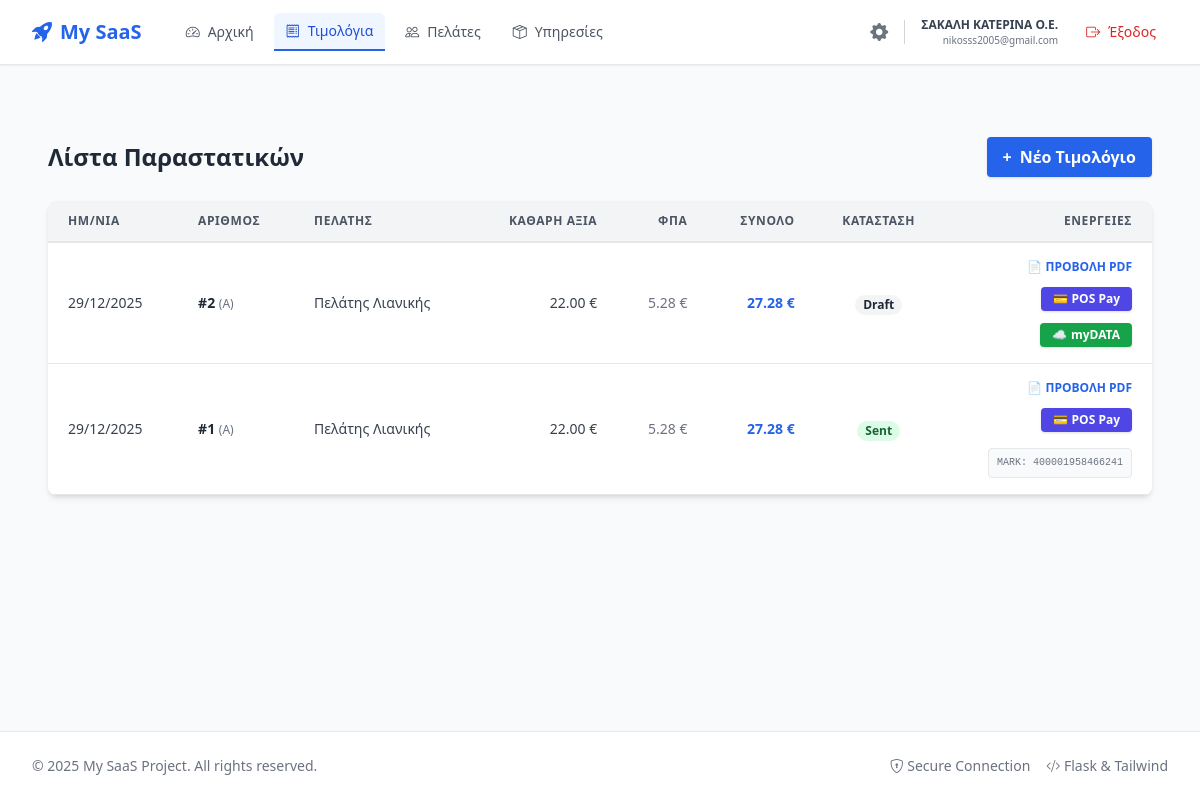
The page /invoices (signed in) on the database its author committed.
### app/models/user.py (models this page shows, shortened)
class User(UserMixin, db.Model):
    __tablename__ = 'users'
    id = db.Column(db.Integer, primary_key=True)
    email = db.Column(db.String(120), unique=True, nullable=False)
    password_hash = db.Column(db.String(256), nullable=False)
    plan_id = db.Column(db.Integer, db.ForeignKey('subscription_plans.id'), nullable=True, default=1)
    subscription_expires = db.Column(db.DateTime, nullable=True)
    billing_cycle = db.Column(db.String(20), default='monthly')
    auto_renew = db.Column(db.Boolean, default=False)
    is_email_verified = db.Column(db.Boolean, default=False)
    last_login_at = db.Column(db.DateTime, nullable=True)
    last_login_ip = db.Column(db.String(50), nullable=True)
    created_at = db.Column(db.DateTime, default=lambda: datetime.now(timezone.utc))
    afm = db.Column(db.String(20), nullable=True)
    company_title = db.Column(db.String(200), nullable=True)
    profession = db.Column(db.String(200), nullable=True)
    address = db.Column(db.String(200), nullable=True)
    doy = db.Column(db.String(100), nullable=True)
    aade_user_id = db.Column(db.String(500), nullable=True)
    aade_key = db.Column(db.String(500), nullable=True)
    plan = db.relationship('SubscriptionPlan', backref='users')

### app/models/invoice.py (models this page shows, shortened)
class Invoice(db.Model):
    __tablename__ = 'invoices'
    id = db.Column(db.Integer, primary_key=True)
    user_id = db.Column(db.Integer, db.ForeignKey('users.id'), nullable=False)
    customer_id = db.Column(db.Integer, db.ForeignKey('customers.id'), nullable=True)
    customer_name = db.Column(db.String(200), nullable=True)
    customer_afm = db.Column(db.String(20), nullable=True)
    customer_address = db.Column(db.String(200), nullable=True)
    customer_doy = db.Column(db.String(100), nullable=True)
    series = db.Column(db.String(10), default='A')  # Σειρά (π.χ. Α)
    number = db.Column(db.Integer, nullable=False)  # Αύξων Αριθμός
    issue_date = db.Column(db.Date, default=lambda: datetime.now(timezone.utc).date())
    issue_time = db.Column(db.Time, default=lambda: datetime.now(timezone.utc).time())
    invoice_type = db.Column(db.String(20), nullable=False, default="1.1")
    net_value = db.Column(db.Float, default=0.0)  # Καθαρή Αξία
    vat_value = db.Column(db.Float, default=0.0)  # Αξία ΦΠΑ
    total_value = db.Column(db.Float, default=0.0)  # Σύνολο Πληρωτέο
    payment_method = db.Column(db.String(50), default="3")
    is_paid = db.Column(db.Boolean, default=False)
    transaction_id = db.Column(db.String(255), nullable=True)  # Το Transaction ID της Viva
    paid_at = db.Column(db.DateTime, nullable=True)  # Πότε έγινε η πληρωμή
    status = db.Column(db.String(20), default='draft')
    mydata_mark = db.Column(db.String(100), nullable=True)  # ΜΑΡΚ Έκδοσης
    mydata_uid = db.Column(db.String(100), nullable=True)  # UID Αναγνωριστικό
    cancel_mark = db.Column(db.String(100), nullable=True)  # ΜΑΡΚ Ακύρωσης (αν ακυρωθεί)
    pdf_path = db.Column(db.String(500), nullable=True)  # Π.χ. /static/invoices/INV-A-1.pdf
    user = db.relationship('User', backref=db.backref('invoices', lazy=True))
    customer = db.relationship('Customer', backref=db.backref('invoices', lazy=True))

### app/main/routes.py (the view)
@main.route('/invoices')
@login_required
def invoices():
    all_invoices = Invoice.query.filter_by(user_id=current_user.id) \
        .order_by(Invoice.issue_date.desc(), Invoice.number.desc()) \
        .all()
    return render_template('invoices.html', invoices=all_invoices)

### app/__init__.py (called while the page is built)
def create_app():
    app = Flask(__name__)
    app.config.from_object(Config)
    db.init_app(app)
    login_manager.init_app(app)
    login_manager.login_view = 'auth.login'
    login_manager.login_message_category = 'info'
    with app.app_context():
        from .models import user
        from .models import customer
        from .models import product
        from .models import invoice
        from .models import subscription
        from .models import security
        from .models import audit
        @login_manager.user_loader
        def load_user(user_id):
            return user.User.query.get(int(user_id))
        from .auth import auth as auth_blueprint
        app.register_blueprint(auth_blueprint, url_prefix='/auth')
        from .main import main as main_blueprint
        app.register_blueprint(main_blueprint)
        db.create_all()
    return app

### app/templates/invoices.html (shortened to what this page needs)
{% extends "base.html" %}
{% block content %}
<div class="max-w-7xl mx-auto mt-8 px-4 sm:px-6 lg:px-8">
    <div class="flex justify-between items-center mb-6">
        <h2 class="text-2xl font-bold text-gray-800">Λίστα Παραστατικών</h2>
        <a href="{{ url_for('main.new_invoice') }}" class="bg-blue-600 hover:bg-blue-700 text-white font-bold py-2 px-4 rounded shadow flex items-center gap-2 text-sm sm:text-base">
            <span>+</span> <span class="hidden sm:inline">Νέο Τιμολόγιο</span><span class="sm:hidden">Νέο</span>
        </a>
    </div>
    <div class="hidden md:block bg-white shadow-md rounded-lg overflow-hidden">
        <table class="min-w-full leading-normal">
            <thead>
                <tr>
                    <th class="px-5 py-3 border-b-2 border-gray-200 bg-gray-100 text-left text-xs font-semibold text-gray-600 uppercase tracking-wider">Ημ/νια</th>
                    <th class="px-5 py-3 border-b-2 border-gray-200 bg-gray-100 text-left text-xs font-semibold text-gray-600 uppercase tracking-wider">Αριθμός</th>
                    <th class="px-5 py-3 border-b-2 border-gray-200 bg-gray-100 text-left text-xs font-semibold text-gray-600 uppercase tracking-wider">Πελάτης</th>
                    <th class="px-5 py-3 border-b-2 border-gray-200 bg-gray-100 text-right text-xs font-semibold text-gray-600 uppercase tracking-wider">Καθαρή Αξία</th>
                    <th class="px-5 py-3 border-b-2 border-gray-200 bg-gray-100 text-right text-xs font-semibold text-gray-600 uppercase tracking-wider">ΦΠΑ</th>
                    <th class="px-5 py-3 border-b-2 border-gray-200 bg-gray-100 text-right text-xs font-semibold text-gray-600 uppercase tracking-wider">Σύνολο</th>
                    <th class="px-5 py-3 border-b-2 border-gray-200 bg-gray-100 text-center text-xs font-semibold text-gray-600 uppercase tracking-wider">Κατάσταση</th>
                    <th class="px-5 py-3 border-b-2 border-gray-200 bg-gray-100 text-right text-xs font-semibold text-gray-600 uppercase tracking-wider">Ενέργειες</th>
                </tr>
            </thead>
           <tbody>
                {% for inv in invoices %}
                <tr class="hover:bg-gray-50 border-b border-gray-200">
                    <td class="px-5 py-4 text-sm text-gray-700">{{ inv.issue_date.strftime('%d/%m/%Y') }}</td>
                    <td class="px-5 py-4 text-sm font-bold text-gray-800">#{{ inv.number }} <span class="text-xs font-normal text-gray-500">({{ inv.series }})</span></td>
                    <td class="px-5 py-4 text-sm text-gray-700 truncate max-w-xs" title="{{ inv.customer_name }}">{{ inv.customer_name }}</td>
                    <td class="px-5 py-4 text-sm text-right text-gray-700">{{ "%.2f"|format(inv.net_value) }} €</td>
                    <td class="px-5 py-4 text-sm text-right text-gray-500">{{ "%.2f"|format(inv.vat_value) }} €</td>
                    <td class="px-5 py-4 text-sm text-right font-bold text-blue-600">{{ "%.2f"|format(inv.total_value) }} €</td>
                    <td class="px-5 py-4 text-center">
                        {% if inv.mydata_mark %}
                        <span class="px-2 inline-flex text-xs leading-5 font-semibold rounded-full bg-green-100 text-green-800">Sent</span>
                        {% else %}
                        <span class="px-2 inline-flex text-xs leading-5 font-semibold rounded-full bg-gray-100 text-gray-800">Draft</span>
                        {% endif %}
                    </td>
                    <td class="px-5 py-4 text-right text-sm">
                        <div class="flex flex-col items-end gap-3">
                            <a href="{{ url_for('main.print_invoice', invoice_id=inv.id) }}" target="_blank" class="text-blue-600 hover:text-blue-900 font-bold text-xs uppercase cursor-pointer">📄 Προβολή PDF</a>
                            {% if not inv.is_paid %}
                                <button onclick="payWithPos({{ inv.id }}, {{ inv.total_value }})" class="flex items-center gap-1 text-white bg-indigo-600 hover:bg-indigo-700 px-3 py-1 rounded text-xs font-bold shadow transition duration-150"><span>💳</span> POS Pay</button>
                            {% endif %}
                            {% if not inv.mydata_mark %}
                                <form action="{{ url_for('main.send_to_mydata', invoice_id=inv.id) }}" method="POST" onsubmit="return confirm('Αποστολή στην ΑΑΔΕ;');">
                                    <button type="submit" class="flex items-center gap-1 text-white bg-green-600 hover:bg-green-700 px-3 py-1 rounded text-xs font-bold shadow transition duration-150"><span>☁️</span> myDATA</button>
                                </form>
                            {% else %}
                                <div class="text-right mt-1">
                                    <div class="text-[10px] text-gray-500 font-mono bg-gray-50 px-2 py-1 rounded border border-gray-200" title="UID: {{ inv.mydata_uid }}">MARK: {{ inv.mydata_mark }}</div>
                                </div>
                            {% endif %}
                        </div>
                    </td>
                </tr>
                {% else %}
                <tr><td colspan="8" class="px-5 py-10 text-center text-gray-500">Δεν βρέθηκαν παραστατικά.</td></tr>
                {% endfor %}
            </tbody>
        </table>
    </div>
</div>
{% endblock %}

### app/templates/base.html (shortened to what this page needs)
<!DOCTYPE html>
<html lang="el">
<head>
    <script src="https://cdn.tailwindcss.com"></script>
    <link rel="stylesheet" href="https://cdn.jsdelivr.net/npm/bootstrap-icons@1.11.1/font/bootstrap-icons.css">
</head>
<body class="bg-gray-50 font-sans text-gray-800 flex flex-col min-h-screen">
    <nav class="bg-white border-b border-gray-200 sticky top-0 z-50 shadow-sm">
        <div class="max-w-7xl mx-auto px-4 sm:px-6 lg:px-8">
            <div class="flex justify-between h-16">
                <div class="flex">
                    <a href="{{ url_for('main.dashboard') }}" class="flex-shrink-0 flex items-center gap-2 text-blue-600 font-bold text-xl mr-8">
                        <i class="bi bi-rocket-takeoff-fill"></i>
                        <span>My SaaS</span>
                    </a>
                    {% if current_user.is_authenticated %}
                    <div class="hidden md:flex space-x-2 items-center">
                        <a href="{{ url_for('main.dashboard') }}"
                           class="px-3 py-2 rounded-md text-sm font-medium transition-colors duration-150 flex items-center gap-2
                           {% if request.endpoint == 'main.dashboard' %} bg-blue-50 text-blue-700 border-b-2 border-blue-600 rounded-b-none {% else %} text-gray-600 hover:text-blue-600 hover:bg-gray-50 {% endif %}">
                           <i class="bi bi-speedometer2"></i> Αρχική
                        </a>
                        <a href="{{ url_for('main.invoices') }}"
                           class="px-3 py-2 rounded-md text-sm font-medium transition-colors duration-150 flex items-center gap-2
                           {% if 'invoices' in request.endpoint %} bg-blue-50 text-blue-700 border-b-2 border-blue-600 rounded-b-none {% else %} text-gray-600 hover:text-blue-600 hover:bg-gray-50 {% endif %}">
                           <i class="bi bi-receipt"></i> Τιμολόγια
                        </a>
                        <a href="{{ url_for('main.customers') }}"
                           class="px-3 py-2 rounded-md text-sm font-medium transition-colors duration-150 flex items-center gap-2
                           {% if 'customers' in request.endpoint %} bg-blue-50 text-blue-700 border-b-2 border-blue-600 rounded-b-none {% else %} text-gray-600 hover:text-blue-600 hover:bg-gray-50 {% endif %}">
                           <i class="bi bi-people"></i> Πελάτες
                        </a>
                        <a href="{{ url_for('main.products') }}"
                           class="px-3 py-2 rounded-md text-sm font-medium transition-colors duration-150 flex items-center gap-2
                           {% if 'products' in request.endpoint %} bg-blue-50 text-blue-700 border-b-2 border-blue-600 rounded-b-none {% else %} text-gray-600 hover:text-blue-600 hover:bg-gray-50 {% endif %}">
                           <i class="bi bi-box-seam"></i> Υπηρεσίες
                        </a>
                    </div>
                    {% endif %}
                </div>
                <div class="flex items-center space-x-4">
                    {% if current_user.is_authenticated %}
                        <div class="hidden md:flex items-center space-x-4">
                            <a href="{{ url_for('main.settings') }}" class="text-gray-500 hover:text-blue-600 transition" title="Ρυθμίσεις Εταιρείας">
                                <i class="bi bi-gear-fill text-lg"></i>
                            </a>
                            <div class="flex flex-col text-right mr-2">
                                <span class="text-xs font-bold text-gray-700">{{ current_user.company_title or 'Η Εταιρεία μου' }}</span>
                                <span class="text-[10px] text-gray-500">{{ current_user.email }}</span>
                            </div>
                            <a href="{{ url_for('auth.logout') }}" class="text-red-600 hover:text-red-800 hover:bg-red-50 px-3 py-2 rounded-md text-sm font-medium transition flex items-center gap-2">
                                <i class="bi bi-box-arrow-right"></i> Έξοδος
                            </a>
                        </div>
                    {% endif %}
                </div>
            </div>
        </div>
    </nav>
    <main class="flex-grow container mx-auto px-4 py-4 max-w-7xl">
        {% block content %}{% endblock %}
    </main>
    <footer class="bg-white border-t mt-auto py-6">
        <div class="max-w-7xl mx-auto px-4 sm:px-6 lg:px-8 flex flex-col md:flex-row justify-between items-center text-sm text-gray-500">
            <p>© 2025 My SaaS Project. All rights reserved.</p>
            <div class="flex items-center gap-4 mt-2 md:mt-0">
                <span><i class="bi bi-shield-lock"></i> Secure Connection</span>
                <span><i class="bi bi-code-slash"></i> Flask & Tailwind</span>
            </div>
        </div>
    </footer>
</body>
</html>

### app/templates/base.html (style rules this page uses)
body { scroll-padding-top: 5rem; }

### rows shown on the page
User: company_title "ΣΑΚΑΛΗ ΚΑΤΕΡΙΝΑ Ο.Ε.", email "nikosss2005@gmail.com"
Invoice: issue_date "29/12/2025", number "2", series "A", customer_name "Πελάτης Λιανικής", net_value "22.00", vat_value "5.28", total_value "27.28", shows "Draft"
Invoice: issue_date "29/12/2025", number "1", series "A", customer_name "Πελάτης Λιανικής", net_value "22.00", vat_value "5.28", total_value "27.28", shows "Sent", mydata_mark "400001958466241"
